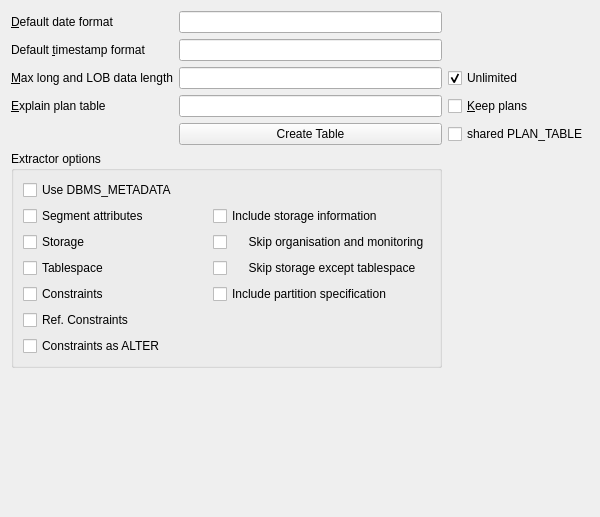
<?xml version="1.0" encoding="UTF-8"?>
<ui version="4.0">
 <class>toOracleSettingUI</class>
 <widget class="QWidget" name="toOracleSettingUI">
  <property name="geometry">
   <rect>
    <x>0</x>
    <y>0</y>
    <width>600</width>
    <height>517</height>
   </rect>
  </property>
  <property name="sizePolicy">
   <sizepolicy hsizetype="Expanding" vsizetype="Preferred">
    <horstretch>0</horstretch>
    <verstretch>0</verstretch>
   </sizepolicy>
  </property>
  <property name="minimumSize">
   <size>
    <width>600</width>
    <height>0</height>
   </size>
  </property>
  <property name="windowTitle">
   <string>Form1</string>
  </property>
  <layout class="QGridLayout">
   <property name="margin">
    <number>11</number>
   </property>
   <property name="spacing">
    <number>6</number>
   </property>
   <item row="4" column="1">
    <widget class="QPushButton" name="CreatePlanTable">
     <property name="sizePolicy">
      <sizepolicy hsizetype="Preferred" vsizetype="Fixed">
       <horstretch>0</horstretch>
       <verstretch>0</verstretch>
      </sizepolicy>
     </property>
     <property name="text">
      <string>Create Table</string>
     </property>
    </widget>
   </item>
   <item row="0" column="1">
    <widget class="QLineEdit" name="ConfDateFormat"/>
   </item>
   <item row="1" column="0">
    <widget class="QLabel" name="TextLabel6_2_2_3">
     <property name="toolTip">
      <string>The default timestamp format to use when querying the database.</string>
     </property>
     <property name="text">
      <string>Default &amp;timestamp format</string>
     </property>
     <property name="wordWrap">
      <bool>false</bool>
     </property>
     <property name="buddy">
      <cstring>ConfTimestampFormat</cstring>
     </property>
    </widget>
   </item>
   <item row="2" column="2">
    <widget class="QCheckBox" name="UnlimitedBool">
     <property name="text">
      <string>Unlimited</string>
     </property>
     <property name="checked">
      <bool>true</bool>
     </property>
    </widget>
   </item>
   <item row="3" column="0">
    <widget class="QLabel" name="TextLabel6_3">
     <property name="toolTip">
      <string>Name of the table to put explain plan output in.</string>
     </property>
     <property name="text">
      <string>&amp;Explain plan table</string>
     </property>
     <property name="wordWrap">
      <bool>false</bool>
     </property>
     <property name="buddy">
      <cstring>PlanTable</cstring>
     </property>
    </widget>
   </item>
   <item row="3" column="2">
    <widget class="QCheckBox" name="KeepPlansBool">
     <property name="toolTip">
      <string>Keep records for the plan explanations in the plan table.</string>
     </property>
     <property name="text">
      <string>&amp;Keep plans</string>
     </property>
    </widget>
   </item>
   <item row="3" column="1">
    <widget class="QLineEdit" name="PlanTable"/>
   </item>
   <item row="2" column="1">
    <widget class="QLineEdit" name="MaxLongInt"/>
   </item>
   <item row="2" column="0">
    <widget class="QLabel" name="TextLabel6_3_2">
     <property name="toolTip">
      <string>Max length to read from LOB or LONG data fields. LONG:s can not be specified unlimited but will be defaulted to 33000 if unlimited.</string>
     </property>
     <property name="text">
      <string>&amp;Max long and LOB data length</string>
     </property>
     <property name="wordWrap">
      <bool>false</bool>
     </property>
     <property name="buddy">
      <cstring>PlanTable</cstring>
     </property>
    </widget>
   </item>
   <item row="6" column="0" colspan="2">
    <widget class="QGroupBox" name="extractorGroupBox">
     <property name="title">
      <string>Extractor options</string>
     </property>
     <layout class="QGridLayout" name="gridLayout1">
      <item row="8" column="0">
       <widget class="QCheckBox" name="ConstraintsAsAlterBool">
        <property name="text">
         <string>Constraints as ALTER</string>
        </property>
       </widget>
      </item>
      <item row="5" column="0">
       <widget class="QCheckBox" name="TablespaceBool">
        <property name="text">
         <string>Tablespace</string>
        </property>
       </widget>
      </item>
      <item row="3" column="1">
       <widget class="QCheckBox" name="IncludeStorageBool">
        <property name="text">
         <string>Include storage information</string>
        </property>
       </widget>
      </item>
      <item row="6" column="0">
       <widget class="QCheckBox" name="ConstraintsBool">
        <property name="text">
         <string>Constraints</string>
        </property>
       </widget>
      </item>
      <item row="0" column="0">
       <widget class="QCheckBox" name="UseDbmsMetadataBool">
        <property name="text">
         <string>Use DBMS_METADATA</string>
        </property>
       </widget>
      </item>
      <item row="7" column="0">
       <widget class="QCheckBox" name="RefConstraintsBool">
        <property name="text">
         <string>Ref. Constraints</string>
        </property>
       </widget>
      </item>
      <item row="4" column="1">
       <widget class="QCheckBox" name="SkipOrgMonBool">
        <property name="text">
         <string>     Skip organisation and monitoring</string>
        </property>
       </widget>
      </item>
      <item row="4" column="0">
       <widget class="QCheckBox" name="StorageBool">
        <property name="text">
         <string>Storage</string>
        </property>
       </widget>
      </item>
      <item row="5" column="1">
       <widget class="QCheckBox" name="SkiptStorExTablespaceBool">
        <property name="text">
         <string>     Skip storage except tablespace</string>
        </property>
       </widget>
      </item>
      <item row="3" column="0">
       <widget class="QCheckBox" name="SegmentAttrsBool">
        <property name="text">
         <string>Segment attributes</string>
        </property>
       </widget>
      </item>
      <item row="6" column="1">
       <widget class="QCheckBox" name="IncludePartitionBool">
        <property name="text">
         <string>Include partition specification</string>
        </property>
       </widget>
      </item>
     </layout>
    </widget>
   </item>
   <item row="0" column="0">
    <widget class="QLabel" name="TextLabel6_2_2_2">
     <property name="toolTip">
      <string>The default dateformat to use when querying the database.</string>
     </property>
     <property name="text">
      <string>&amp;Default date format</string>
     </property>
     <property name="wordWrap">
      <bool>false</bool>
     </property>
     <property name="buddy">
      <cstring>ConfDateFormat</cstring>
     </property>
    </widget>
   </item>
   <item row="1" column="1">
    <widget class="QLineEdit" name="ConfTimestampFormat"/>
   </item>
   <item row="7" column="0">
    <spacer name="verticalSpacer">
     <property name="orientation">
      <enum>Qt::Vertical</enum>
     </property>
     <property name="sizeHint" stdset="0">
      <size>
       <width>20</width>
       <height>40</height>
      </size>
     </property>
    </spacer>
   </item>
   <item row="4" column="2">
    <widget class="QCheckBox" name="SharedPlanBool">
     <property name="enabled">
      <bool>true</bool>
     </property>
     <property name="text">
      <string>shared PLAN_TABLE</string>
     </property>
     <property name="checked">
      <bool>false</bool>
     </property>
    </widget>
   </item>
  </layout>
 </widget>
 <tabstops>
  <tabstop>ConfDateFormat</tabstop>
  <tabstop>ConfTimestampFormat</tabstop>
  <tabstop>MaxLongInt</tabstop>
  <tabstop>UnlimitedBool</tabstop>
  <tabstop>PlanTable</tabstop>
  <tabstop>KeepPlansBool</tabstop>
  <tabstop>CreatePlanTable</tabstop>
 </tabstops>
 <resources/>
 <connections>
  <connection>
   <sender>UnlimitedBool</sender>
   <signal>toggled(bool)</signal>
   <receiver>MaxLongInt</receiver>
   <slot>setDisabled(bool)</slot>
   <hints>
    <hint type="sourcelabel">
     <x>563</x>
     <y>142</y>
    </hint>
    <hint type="destinationlabel">
     <x>436</x>
     <y>144</y>
    </hint>
   </hints>
  </connection>
 </connections>
 <slots>
  <signal>signal1()</signal>
 </slots>
</ui>
